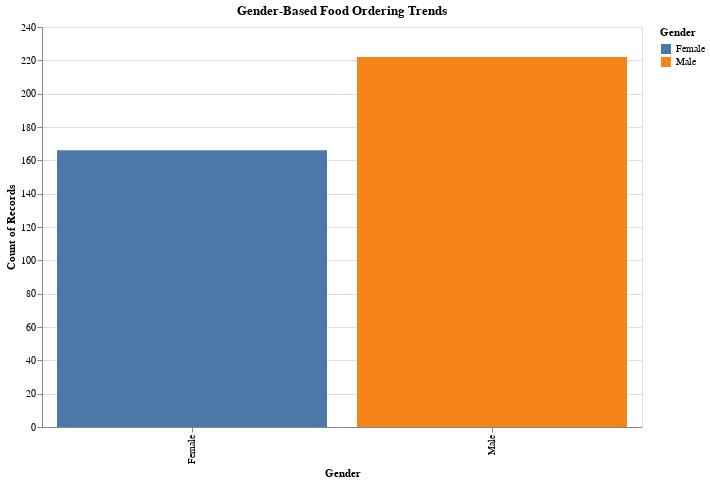

Here is the notebook cell this chart was saved with:
### Code cell
# Problem 2: Bar Chart - Gender-Based Food Ordering Trends
gender_bar = alt.Chart(data).mark_bar().encode(
    x='Gender:N',
    y='count()',
    color='Gender:N',
    tooltip=['count()']
).properties(
    title='Gender-Based Food Ordering Trends',
    width=600,
    height=400
).interactive()

gender_bar

### Figure 1 — Vega-Lite specification as saved in the notebook (floating-point values rounded to 4 significant figures; data arrays with more than 128 entries replaced by an {"elided": "..."} marker saying what was removed)
{"config": {"view": {"continuousWidth": 300, "continuousHeight": 300}}, "data": {"name": "data-dc4a006058f6ac0ed633c68043f3944f"}, "mark": {"type": "bar"}, "encoding": {"color": {"field": "Gender", "type": "nominal"}, "tooltip": [{"aggregate": "count", "type": "quantitative"}], "x": {"field": "Gender", "type": "nominal"}, "y": {"aggregate": "count", "type": "quantitative"}}, "height": 400, "params": [{"name": "param_47", "select": {"type": "interval", "encodings": ["x", "y"]}, "bind": "scales"}], "title": "Gender-Based Food Ordering Trends", "width": 600, "$schema": "https://vega.github.io/schema/vega-lite/v5.8.0.json", "datasets": {"data-dc4a006058f6ac0ed633c68043f3944f": {"elided": "388 records"}}}
